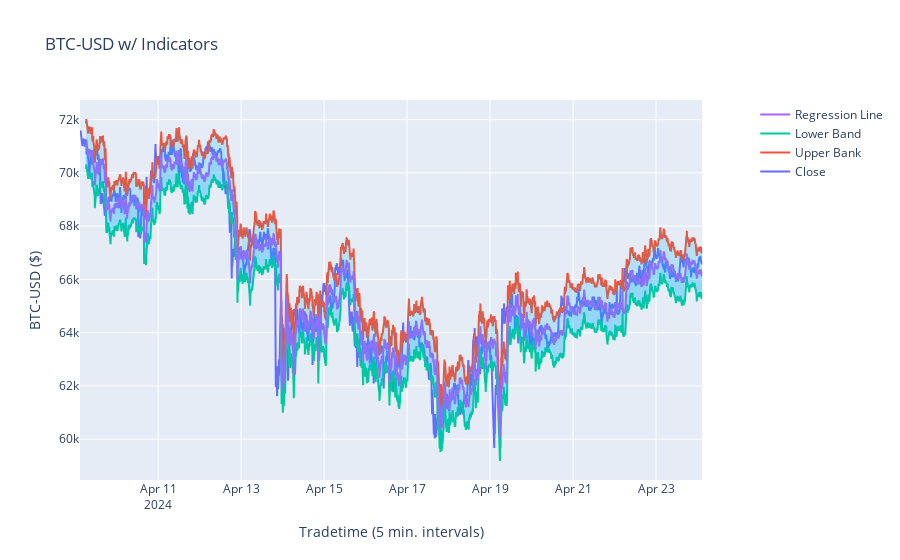

The code cell stored with this chart in its notebook:
### Code cell
# Create figure with secondary y-axis
fig = make_subplots(specs=[[{"secondary_y": True}]])

# Add traces
fig.add_trace(
    go.Scatter(x=df["tradetime"], y=df["close"], name="Close",  mode='lines'),
    secondary_y=False,
)

fig.add_trace(go.Scatter(x=df["tradetime"], y=df["upper_band"], name=f"Upper Bank", mode='lines'))

fig.add_trace(go.Scatter(x=df["tradetime"], y=df["lower_band"], name=f"Lower Band", mode='lines'))

fig.add_trace(go.Scatter(x=df["tradetime"], y=df["regline"], name=f"Regression Line", mode='lines'))

fig.add_trace(
    go.Scatter(
        x=df["tradetime"],
        y=df["lower_band"],
        fill="tonexty",
        fillcolor="rgba(0,176,246,0.2)",
        line_color="rgba(255,255,255,0)",
        name="Premium",
        showlegend=False,
    )
)

fig.add_trace(
    go.Scatter(
        x=df["tradetime"],
        y=df["upper_band"],
        fill="tonexty",
        fillcolor="rgba(0,176,246,0.2)",
        line_color="rgba(255,255,255,0)",
        name="Upper Band Fill",
        showlegend=False,
    )
)

# Add figure title
fig.update_layout(title_text="BTC-USD w/ Indicators")

# Set x-axis title
fig.update_xaxes(title_text="Tradetime (5 min. intervals)")

# Set y-axes titles
fig.update_yaxes(title_text="BTC-USD ($)", secondary_y=False)
# fig.update_yaxes(title_text="<b>secondary</b> yaxis title", secondary_y=True)

fig.show()

### Figure 1 — Plotly figure (JSON) as saved in the notebook; plotly's stock layout.template omitted (floating-point values rounded to 4 significant figures; data arrays with more than 128 entries replaced by an {"elided": "..."} marker saying what was removed)
{"data": [{"mode": "lines", "name": "Close", "type": "scatter", "x": {"elided": "4320 str values"}, "xaxis": "x", "y": {"elided": "4320 float values"}, "yaxis": "y"}, {"mode": "lines", "name": "Upper Bank", "type": "scatter", "x": {"elided": "4320 str values"}, "y": {"elided": "4320 float values"}}, {"mode": "lines", "name": "Lower Band", "type": "scatter", "x": {"elided": "4320 str values"}, "y": {"elided": "4320 float values"}}, {"mode": "lines", "name": "Regression Line", "type": "scatter", "x": {"elided": "4320 str values"}, "y": {"elided": "4320 float values"}}, {"fill": "tonexty", "fillcolor": "rgba(0,176,246,0.2)", "line": {"color": "rgba(255,255,255,0)"}, "name": "Premium", "showlegend": false, "type": "scatter", "x": {"elided": "4320 str values"}, "y": {"elided": "4320 float values"}}, {"fill": "tonexty", "fillcolor": "rgba(0,176,246,0.2)", "line": {"color": "rgba(255,255,255,0)"}, "name": "Upper Band Fill", "showlegend": false, "type": "scatter", "x": {"elided": "4320 str values"}, "y": {"elided": "4320 float values"}}], "layout": {"title": {"text": "BTC-USD w/ Indicators"}, "xaxis": {"anchor": "y", "domain": [0, 0.94], "title": {"text": "Tradetime (5 min. intervals)"}}, "yaxis": {"anchor": "x", "domain": [0, 1], "title": {"text": "BTC-USD ($)"}}, "yaxis2": {"anchor": "x", "overlaying": "y", "side": "right"}}}
